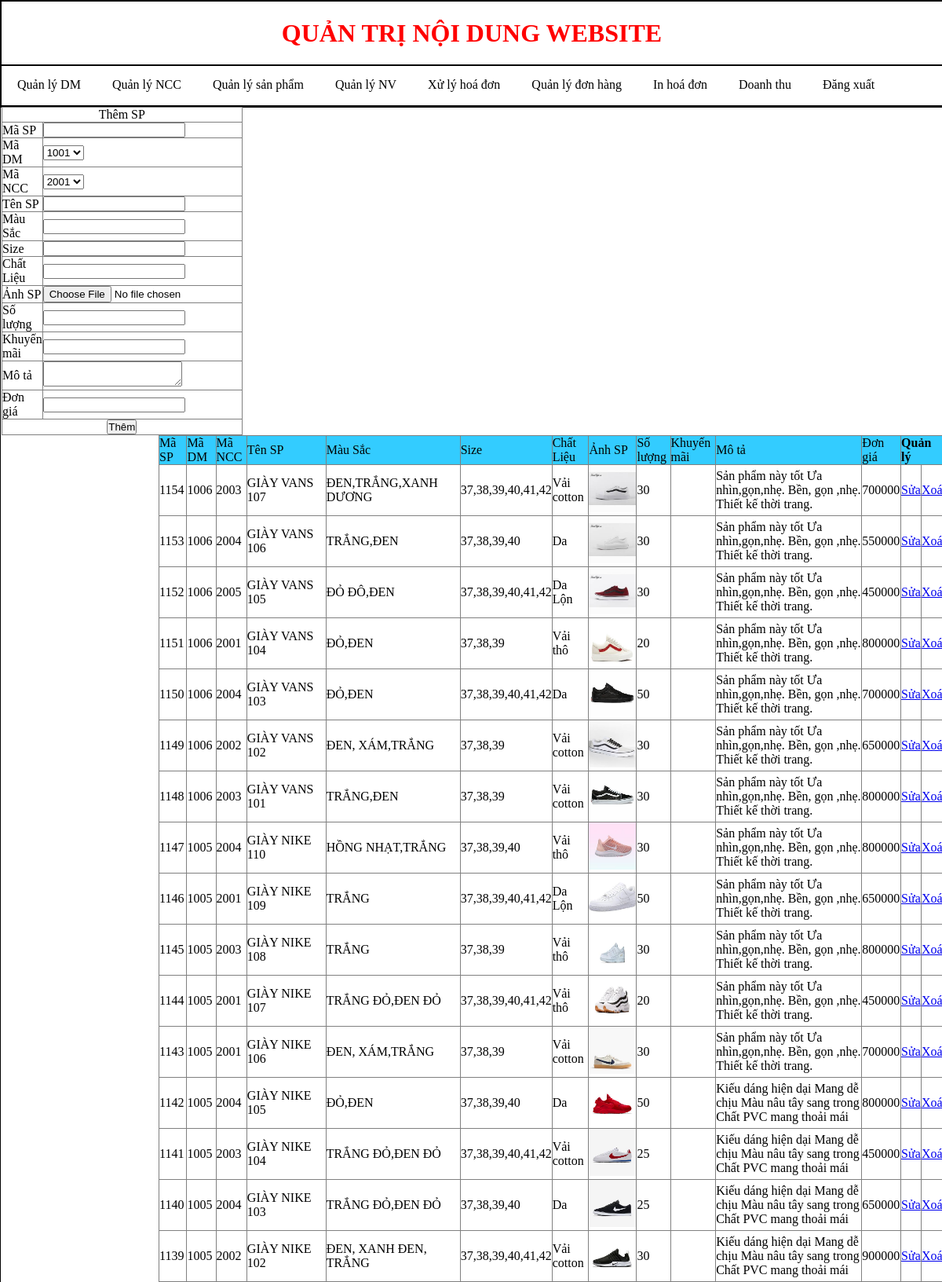
The page /Admin/index.php?Quanly=QuanlySP&action=Them (signed in, upper part) on the database its author committed.
### tables this page shows
CREATE TABLE `sanpham` (
  `MaSP` int(255) NOT NULL,
  `MaDM` char(10) DEFAULT NULL,
  `MaNCC` char(10) DEFAULT NULL,
  `TenSP` varchar(50) DEFAULT NULL,
  `Mau` varchar(250) NOT NULL,
  `Size` varchar(200) DEFAULT NULL,
  `ChatLieu` varchar(250) NOT NULL,
  `AnhSP` varchar(50) DEFAULT NULL,
  `Soluong` int(255) DEFAULT NULL,
  `Khuyenmai` varchar(100) DEFAULT NULL,
  `Mota` varchar(255) DEFAULT NULL,
  `Dongia` decimal(18,0) DEFAULT NULL
);

### Admin/modular/QuanlySP/Lietke.php (the view)
<?php
 $sql="select * from sanpham order by MaSP desc";
 $run=mysqli_query($conn,$sql);
?>
<table width="100%" border="1">
  <tr style="background-color:#33CCFF">
    <td>Mã SP</td>
    <td>Mã DM</td>
    <td>Mã NCC</td>
    <td>Tên SP</td>
    <td>Màu Sắc</td>
    <td>Size</td>
    <td>Chất Liệu</td>
    <td>Ảnh SP</td>
    <td>Số lượng</td>
    <td>Khuyến mãi</td>
    <td>Mô tả</td>
    <td>Đơn giá</td>
    <td colspan="2"><strong>Quản lý</strong></td>
  </tr>
  <?php
   while ($dong=mysqli_fetch_array($run)){
  ?>
  <tr>
    <td><?php echo $dong['MaSP']?></td>
    <td><?php echo $dong['MaDM']?></td>
    <td><?php echo $dong['MaNCC']?></td>
    <td><?php echo $dong['TenSP']?></td>
    <td><?php echo $dong['Mau']?></td>
    <td><?php echo $dong['Size']?></td>
    <td><?php echo $dong['ChatLieu']?></td>
    <td><img src="modular/QuanlySP/hinhanh/<?php echo $dong['AnhSP']?>" width="60" height="60"/></td>
    <td><?php echo $dong['Soluong']?></td>
    <td><?php echo $dong['Khuyenmai']?></td>
    <td><?php echo $dong['Mota']?></td>
    <td><?php echo $dong['Dongia']?></td>
    <td><a href="index.php?Quanly=QuanlySP&action=Sua&id=<?php echo $dong['MaSP']?>">Sửa</a></td>
    <td><a href="modular/QuanlySP/Xuly.php?id=<?php echo $dong['MaSP']?>">Xoá</a></td>
  </tr>
  <?php
 }
 ?>
 </table>

### Admin/index.php (shortened to what this page needs)
<!DOCTYPE html>
<html>
<head>
<link rel="stylesheet" type="text/css" href="style/css.css"/>
</head>
<body>
	<div class="wrapper">
 		<?php
			include('modular/header.php');
			include('modular/menu.php');
			include('modular/content.php');
		?>
    </div>
</body>
</html>

### Admin/modular/header.php (shortened to what this page needs)
<div class="header">
    <h3 style="text-align:center;line-height:80px; color:#F00"><font size="+3"><strong>QUẢN TRỊ NỘI DUNG WEBSITE</strong></font></h3>
</div>

### Admin/modular/menu.php (shortened to what this page needs)
 <div class="menu">
	<ul>
        <li><a href="index.php?Quanly=QuanlyDM&action=Them">Quản lý DM</a></li>
        <li><a href="index.php?Quanly=QuanlyNCC&action=Them">Quản lý NCC</a></li>
        <li><a href="index.php?Quanly=QuanlySP&action=Them">Quản lý sản phẩm</a></li>
        <li><a href="index.php?Quanly=QuanlyNV&action=Them">Quản lý NV</a></li>
       <li><a href="index.php?Quanly=Xulyhoadon">Xử lý hoá đơn</a></li>
        <li><a href="index.php?Quanly=donhang">Quản lý đơn hàng</a></li>
         <li><a href="index.php?Quanly=Inhoadon">In hoá đơn</a></li>
         <li><a href="index.php?Quanly=doanhthu">Doanh thu</a></li>
        <li><a href="index.php?ac=logout">Đăng xuất</a></li>
    </ul>
</div>

### Admin/modular/content.php (shortened to what this page needs)
<div class="content">
	<?php
		if(isset($_GET['Quanly'])){
			$tam=$_GET['Quanly'];
		}
		else{ $tam='';}
		if($tam=='QuanlySP'){
			include('modular/QuanlySP/main.php');
		}
	?>
</div>

### Admin/modular/QuanlySP/main.php (shortened to what this page needs)
<div class="left">
	<?php
		if(isset($_GET['action']))
		{
			$tam=$_GET['action'];
		}
		else
		{
			$tam='';
		}
		if($tam=='Them'){
			include('modular/QuanlySP/Them.php');
		}
	?>
</div>
<div class="right">
	<?php
		include('modular/QuanlySP/Lietke.php');
	?>
</div>

### Admin/modular/QuanlySP/Them.php
<form action="modular/QuanlySP/Xuly.php" method="post" enctype="multipart/form-data">
<table width="100%" border="1">
  <tr>
    <td colspan="2"><p align="center">Thêm SP</p></td>
  </tr>
  <tr>
    <td>Mã SP</td>
   <td><input  type="text" name="MaSP"></td>
  </tr>
  <?php
	$sql=" select * from danhmuc";
	$run=mysqli_query($conn,$sql);
  ?>
  <tr>
    <td >Mã DM</td>
    <td><select name="MaDM">
    <?php
	while($dong=mysqli_fetch_array($run)){
	?>
    <option value=" <?php echo $dong['MaDM'] ?>"><?php echo $dong['MaDM'] ?></option>
    <?php
	}
	?>
    </select>
    </td>
  </tr>
   <?php
	$sql=" select * from nhacungcap";
	$run=mysqli_query($conn,$sql);
  ?>
  <tr>
    <td >Mã NCC</td>
    <td><select name="MaNCC">
    <?php
	while($dong=mysqli_fetch_array($run)){
	?>
    <option value=" <?php echo $dong['MaNCC'] ?>"><?php echo $dong['MaNCC'] ?></option>
    <?php
	}
	?>
    </select>
    </td>
  </tr>
  <tr>
    <td >Tên SP</td>
    <td><input type="text" name="TenSP"> </td>
  </tr>
  <tr>
    <td >Màu Sắc</td>
    <td><input type="text" name="Mau"> </td>
  </tr>
  <tr>
    <td >Size</td>
    <td><input type="text" name="Size"> </td>
  </tr>
  <tr>
    <td >Chất Liệu</td>
    <td><input type="text" name="ChatLieu"> </td>
  </tr>
  <tr>
    <td >Ảnh SP </td>
    <td><input type="file" name="AnhSP"></td>
  </tr>
   <tr>
    <td >Số lượng</td>
    <td><input type="text" name="Soluong"></td>
  </tr>
  <tr>
    <td >Khuyến mãi</td>
    <td><input type="text" name="Khuyenmai"></td>
  </tr>
  <tr>
    <td >Mô tả</td>
	<td><textarea name="Mota"></textarea></td>
  </tr>
  <tr>
    <td >Đơn giá</td>
    <td><input type="text" name="Dongia"></td>
  </tr>
  <tr>
    <td colspan="2"><div align="center">
      <input type="submit" name="Them" id="Them" value="Thêm">
    </div></td>
  </tr>
</table>
</form>

### Admin/style/css.css (style rules this page uses)
table { border-collapse: collapse; }
* { padding:0;margin:0; }
.wrapper { width:100%;height:auto; border: 1px solid #000; margin:auto; }
.header { wídth: 100%; height:80px; border: 1px solid #000; background:#FFF; }
.menu { width:100%; height:50px; border:1px solid #000; background:#FFF; }
.menu ul { width:100%; height:50px; list-style:none; }
.menu ul li { padding: 15px 20px; float:left; }
.menu ul li a { color:#000; text-decoration:none; }
.content { width:100%;height:auto; border: 1px solid #000; }
.left { width:300px;height:auto;float:left; }
.right { width:1000px;height:auto;float:right; }

### rows shown on the page
sanpham: MaSP "1154", MaDM "1006", MaNCC "2003", TenSP "GIÀY VANS 107", Mau "ĐEN,TRẮNG,XANH DƯƠNG", Size "37,38,39,40,41,42", ChatLieu "Vải cotton", AnhSP (picture), Soluong "30", Mota "Sản phẩm này tốt Ưa nhìn,gọn,nhẹ. Bền, gọn ,nhẹ. Thiết kế thời trang.", Dongia "700000"
sanpham: MaSP "1153", MaDM "1006", MaNCC "2004", TenSP "GIÀY VANS 106", Mau "TRẮNG,ĐEN", Size "37,38,39,40", ChatLieu "Da", AnhSP (picture), Soluong "30", Mota "Sản phẩm này tốt Ưa nhìn,gọn,nhẹ. Bền, gọn ,nhẹ. Thiết kế thời trang.", Dongia "550000"
sanpham: MaSP "1152", MaDM "1006", MaNCC "2005", TenSP "GIÀY VANS 105", Mau "ĐỎ ĐÔ,ĐEN", Size "37,38,39,40,41,42", ChatLieu "Da Lộn", AnhSP (picture), Soluong "30", Mota "Sản phẩm này tốt Ưa nhìn,gọn,nhẹ. Bền, gọn ,nhẹ. Thiết kế thời trang.", Dongia "450000"
sanpham: MaSP "1151", MaDM "1006", MaNCC "2001", TenSP "GIÀY VANS 104", Mau "ĐỎ,ĐEN", Size "37,38,39", ChatLieu "Vải thô", AnhSP (picture), Soluong "20", Mota "Sản phẩm này tốt Ưa nhìn,gọn,nhẹ. Bền, gọn ,nhẹ. Thiết kế thời trang.", Dongia "800000"
sanpham: MaSP "1150", MaDM "1006", MaNCC "2004", TenSP "GIÀY VANS 103", Mau "ĐỎ,ĐEN", Size "37,38,39,40,41,42", ChatLieu "Da", AnhSP (picture), Soluong "50", Mota "Sản phẩm này tốt Ưa nhìn,gọn,nhẹ. Bền, gọn ,nhẹ. Thiết kế thời trang.", Dongia "700000"
sanpham: MaSP "1149", MaDM "1006", MaNCC "2002", TenSP "GIÀY VANS 102", Mau "ĐEN, XÁM,TRẮNG", Size "37,38,39", ChatLieu "Vải cotton", AnhSP (picture), Soluong "30", Mota "Sản phẩm này tốt Ưa nhìn,gọn,nhẹ. Bền, gọn ,nhẹ. Thiết kế thời trang.", Dongia "650000"
sanpham: MaSP "1148", MaDM "1006", MaNCC "2003", TenSP "GIÀY VANS 101", Mau "TRẮNG,ĐEN", Size "37,38,39", ChatLieu "Vải cotton", AnhSP (picture), Soluong "30", Mota "Sản phẩm này tốt Ưa nhìn,gọn,nhẹ. Bền, gọn ,nhẹ. Thiết kế thời trang.", Dongia "800000"
sanpham: MaSP "1147", MaDM "1005", MaNCC "2004", TenSP "GIÀY NIKE 110", Mau "HỒNG NHẠT,TRẮNG", Size "37,38,39,40", ChatLieu "Vải thô", AnhSP (picture), Soluong "30", Mota "Sản phẩm này tốt Ưa nhìn,gọn,nhẹ. Bền, gọn ,nhẹ. Thiết kế thời trang.", Dongia "800000"
sanpham: MaSP "1146", MaDM "1005", MaNCC "2001", TenSP "GIÀY NIKE 109", Mau "TRẮNG", Size "37,38,39,40,41,42", ChatLieu "Da Lộn", AnhSP (picture), Soluong "50", Mota "Sản phẩm này tốt Ưa nhìn,gọn,nhẹ. Bền, gọn ,nhẹ. Thiết kế thời trang.", Dongia "650000"
sanpham: MaSP "1145", MaDM "1005", MaNCC "2003", TenSP "GIÀY NIKE 108", Mau "TRẮNG", Size "37,38,39", ChatLieu "Vải thô", AnhSP (picture), Soluong "30", Mota "Sản phẩm này tốt Ưa nhìn,gọn,nhẹ. Bền, gọn ,nhẹ. Thiết kế thời trang.", Dongia "800000"
sanpham: MaSP "1144", MaDM "1005", MaNCC "2001", TenSP "GIÀY NIKE 107", Mau "TRẮNG ĐỎ,ĐEN ĐỎ", Size "37,38,39,40,41,42", ChatLieu "Vải thô", AnhSP (picture), Soluong "20", Mota "Sản phẩm này tốt Ưa nhìn,gọn,nhẹ. Bền, gọn ,nhẹ. Thiết kế thời trang.", Dongia "450000"
sanpham: MaSP "1143", MaDM "1005", MaNCC "2001", TenSP "GIÀY NIKE 106", Mau "ĐEN, XÁM,TRẮNG", Size "37,38,39", ChatLieu "Vải cotton", AnhSP (picture), Soluong "30", Mota "Sản phẩm này tốt Ưa nhìn,gọn,nhẹ. Bền, gọn ,nhẹ. Thiết kế thời trang.", Dongia "700000"
sanpham: MaSP "1142", MaDM "1005", MaNCC "2004", TenSP "GIÀY NIKE 105", Mau "ĐỎ,ĐEN", Size "37,38,39,40", ChatLieu "Da", AnhSP (picture), Soluong "50", Mota "Kiếu dáng hiện dại Mang dễ chịu Màu nâu tây sang trong Chất PVC mang thoải mái", Dongia "800000"
sanpham: MaSP "1141", MaDM "1005", MaNCC "2003", TenSP "GIÀY NIKE 104", Mau "TRẮNG ĐỎ,ĐEN ĐỎ", Size "37,38,39,40,41,42", ChatLieu "Vải cotton", AnhSP (picture), Soluong "25", Mota "Kiếu dáng hiện dại Mang dễ chịu Màu nâu tây sang trong Chất PVC mang thoải mái", Dongia "450000"
sanpham: MaSP "1140", MaDM "1005", MaNCC "2004", TenSP "GIÀY NIKE 103", Mau "TRẮNG ĐỎ,ĐEN ĐỎ", Size "37,38,39,40", ChatLieu "Da", AnhSP (picture), Soluong "25", Mota "Kiếu dáng hiện dại Mang dễ chịu Màu nâu tây sang trong Chất PVC mang thoải mái", Dongia "650000"
sanpham: MaSP "1139", MaDM "1005", MaNCC "2002", TenSP "GIÀY NIKE 102", Mau "ĐEN, XANH ĐEN, TRẮNG", Size "37,38,39,40,41,42", ChatLieu "Vải cotton", AnhSP (picture), Soluong "30", Mota "Kiếu dáng hiện dại Mang dễ chịu Màu nâu tây sang trong Chất PVC mang thoải mái", Dongia "900000"

### other values the page prints
form field MaDM "1001"
form field MaNCC "2001"
